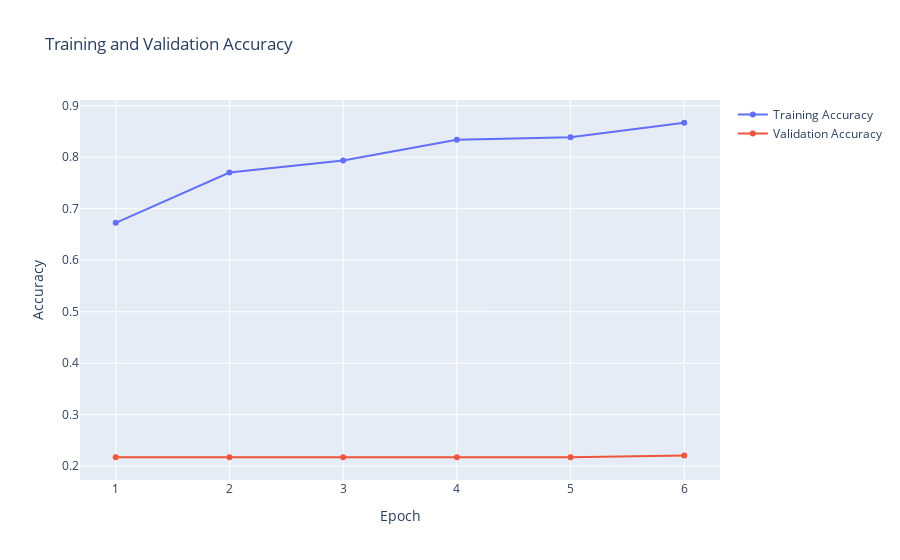
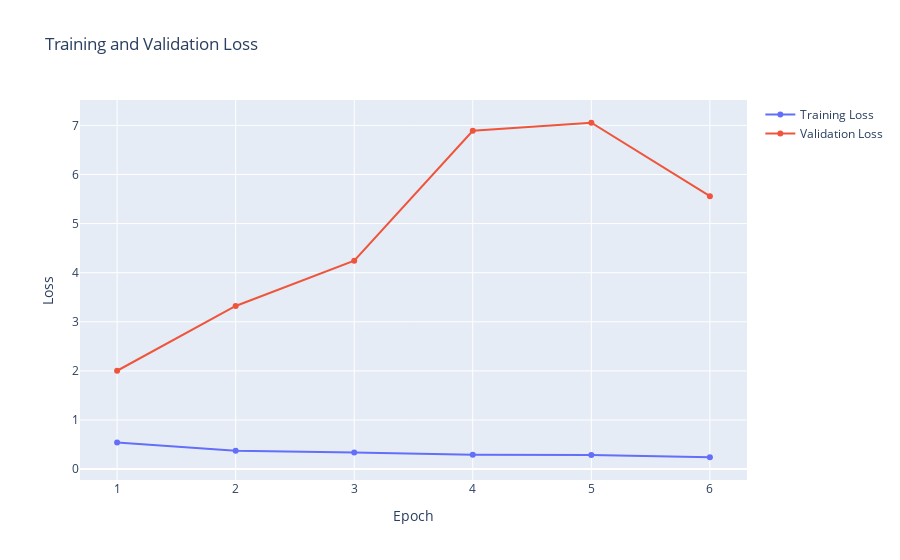

Notebook source saved alongside these figures, in order:
### Markdown cell above
##### Training & validation Acuracy loss

### Code cell
def history_plot(epochs, history):
    fig1 = make_subplots()
    fig1.add_trace(go.Scatter(x = np.arange(1,epochs+1), y = history.history["accuracy"], name = "Training Accuracy"))
    fig1.add_trace(go.Scatter(x = np.arange(1,epochs+1), y = history.history["val_accuracy"], name = "Validation Accuracy"))
    fig1.update_layout(title = "Training and Validation Accuracy", xaxis_title = "Epoch", yaxis_title = "Accuracy")
    fig1.show()

    fig2 = make_subplots()
    fig2.add_trace(go.Scatter(x = np.arange(1,epochs+1), y = history.history["loss"], name = "Training Loss"))
    fig2.add_trace(go.Scatter(x = np.arange(1,epochs+1), y = history.history["val_loss"], name = "Validation Loss"))
    fig2.update_layout(title = "Training and Validation Loss", xaxis_title = "Epoch", yaxis_title = "Loss")
    fig2.show()

history_plot(epochs, history)

### Figure 1 — Plotly figure (JSON) as saved in the notebook; plotly's stock layout.template omitted (floating-point values rounded to 4 significant figures)
{"data": [{"name": "Training Accuracy", "type": "scatter", "x": [1, 2, 3, 4, 5, 6, 7, 8, 9, 10, 11, 12, 13, 14, 15, 16, 17, 18, 19, 20, 21, 22, 23, 24, 25, 26, 27, 28, 29, 30, 31, 32, 33, 34, 35, 36, 37, 38, 39, 40, 41, 42, 43, 44, 45, 46, 47, 48, 49, 50, 51, 52, 53, 54, 55, 56, 57, 58, 59, 60, 61, 62, 63, 64, 65, 66, 67, 68, 69, 70, 71, 72, 73, 74, 75, 76, 77, 78, 79, 80], "y": [0.6726, 0.7701, 0.7938, 0.8337, 0.8389, 0.867]}, {"name": "Validation Accuracy", "type": "scatter", "x": [1, 2, 3, 4, 5, 6, 7, 8, 9, 10, 11, 12, 13, 14, 15, 16, 17, 18, 19, 20, 21, 22, 23, 24, 25, 26, 27, 28, 29, 30, 31, 32, 33, 34, 35, 36, 37, 38, 39, 40, 41, 42, 43, 44, 45, 46, 47, 48, 49, 50, 51, 52, 53, 54, 55, 56, 57, 58, 59, 60, 61, 62, 63, 64, 65, 66, 67, 68, 69, 70, 71, 72, 73, 74, 75, 76, 77, 78, 79, 80], "y": [0.2172, 0.2172, 0.2172, 0.2172, 0.2172, 0.2207]}], "layout": {"autosize": true, "title": {"text": "Training and Validation Accuracy"}, "xaxis": {"anchor": "y", "autorange": true, "domain": [0, 1], "range": [0.668, 6.332], "title": {"text": "Epoch"}, "type": "linear"}, "yaxis": {"anchor": "x", "autorange": true, "domain": [0, 1], "range": [0.1636, 0.9206], "title": {"text": "Accuracy"}, "type": "linear"}}}

### Figure 2 — Plotly figure (JSON) as saved in the notebook; plotly's stock layout.template omitted (floating-point values rounded to 4 significant figures)
{"data": [{"name": "Training Loss", "type": "scatter", "x": [1, 2, 3, 4, 5, 6, 7, 8, 9, 10, 11, 12, 13, 14, 15, 16, 17, 18, 19, 20, 21, 22, 23, 24, 25, 26, 27, 28, 29, 30, 31, 32, 33, 34, 35, 36, 37, 38, 39, 40, 41, 42, 43, 44, 45, 46, 47, 48, 49, 50, 51, 52, 53, 54, 55, 56, 57, 58, 59, 60, 61, 62, 63, 64, 65, 66, 67, 68, 69, 70, 71, 72, 73, 74, 75, 76, 77, 78, 79, 80], "y": [0.541, 0.3756, 0.3387, 0.2928, 0.2897, 0.2418]}, {"name": "Validation Loss", "type": "scatter", "x": [1, 2, 3, 4, 5, 6, 7, 8, 9, 10, 11, 12, 13, 14, 15, 16, 17, 18, 19, 20, 21, 22, 23, 24, 25, 26, 27, 28, 29, 30, 31, 32, 33, 34, 35, 36, 37, 38, 39, 40, 41, 42, 43, 44, 45, 46, 47, 48, 49, 50, 51, 52, 53, 54, 55, 56, 57, 58, 59, 60, 61, 62, 63, 64, 65, 66, 67, 68, 69, 70, 71, 72, 73, 74, 75, 76, 77, 78, 79, 80], "y": [2.003, 3.322, 4.244, 6.89, 7.053, 5.559]}], "layout": {"autosize": true, "title": {"text": "Training and Validation Loss"}, "xaxis": {"anchor": "y", "autorange": true, "domain": [0, 1], "range": [0.6712, 6.329], "title": {"text": "Epoch"}, "type": "linear"}, "yaxis": {"anchor": "x", "autorange": true, "domain": [0, 1], "range": [-0.3203, 7.615], "title": {"text": "Loss"}, "type": "linear"}}}
